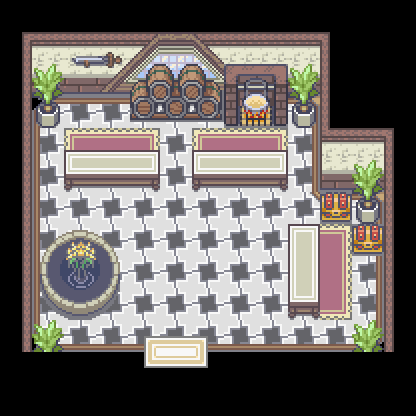

Tiled map render using the project's own tile images. Description and the whole map definition, tile-layer contents included, below:
An orthogonal 13x13 tile map with 32x32 px tiles, 3 tile layers (floor1, decoration1, decoration2), 2 hidden layers not drawn, 4 tilesets.

<map version="1.10" tiledversion="1.11.0" orientation="orthogonal" renderorder="right-down" width="13" height="13" tilewidth="32" tileheight="32" infinite="0" nextlayerid="10" nextobjectid="1">
 <tileset firstgid="1" source="../Tilesets/sandy_indoor.tsx" />
 <tileset firstgid="6849" source="../Tilesets/passages.tsx" />
 <tileset firstgid="6993" source="../Tilesets/systemtags.tsx" />
 <tileset firstgid="7122" source="../Tilesets/!TilesetInsideMain.tsx" />
 <layer id="1" name="floor1" width="13" height="13">
  <data encoding="csv">
521,521,521,521,521,521,521,521,521,521,521,521,521,
521,10428,10428,10428,10428,10428,10428,10428,10428,10428,521,521,521,
521,10436,10436,10436,10436,10436,10436,10436,10436,10436,521,521,521,
521,9381,9382,9382,9382,9382,9382,9382,9382,9393,521,521,521,
521,9389,9373,9373,9373,9373,9373,9373,9373,9391,9382,9383,521,
521,9389,9373,9373,9373,9373,9373,9373,9373,9391,9373,9391,521,
521,9389,9373,9373,9373,9373,9373,9373,9373,9384,9382,9393,521,
521,9389,9373,9373,9373,9373,9373,9373,9373,9373,9373,9391,521,
521,9389,9373,9373,9373,9373,9373,9373,9373,9373,9373,9391,521,
521,9389,9373,9373,9373,9373,9373,9373,9373,9373,9373,9391,521,
521,9397,9398,9398,9398,9398,9398,9398,9398,9398,9398,9399,521,
521,521,521,521,521,521,521,521,521,521,521,521,521,
521,521,521,521,521,521,521,521,521,521,521,521,521
</data>
 </layer>
 <layer id="4" name="decoration1" width="13" height="13">
  <data encoding="csv">
0,0,0,0,0,0,0,0,0,0,0,0,0,
10430,0,0,0,9147,9148,9149,0,0,0,10426,0,0,
10438,7374,0,9154,9155,9156,9157,9158,0,7374,10434,0,0,
10438,7382,0,0,0,0,0,0,0,7382,10434,0,0,
10438,0,7386,7387,7388,0,7386,7387,7388,0,10442,10428,10431,
10438,0,9231,9232,9233,0,9231,9232,9233,0,10450,10436,10434,
10438,0,0,0,0,0,0,0,0,0,10457,7382,10434,
10438,9791,9792,9793,0,0,0,0,0,9214,7388,0,10434,
10438,9799,9800,9801,0,0,0,0,0,9222,7396,0,10434,
10438,9807,9808,9809,0,0,0,0,0,9230,7404,0,10434,
10438,7374,0,0,622,623,624,0,0,0,0,7374,10434,
0,0,0,0,630,631,632,0,0,0,0,0,0,
0,0,0,0,0,0,0,0,0,0,0,0,0
</data>
 </layer>
 <group id="2" name="Layer1" />
 <layer id="5" name="decoration2" width="13" height="13">
  <data encoding="csv">
0,0,0,0,0,0,0,0,0,0,0,0,0,
0,0,10480,10481,0,0,0,0,0,0,0,0,0,
0,0,10488,10489,10191,10192,10193,10496,10497,0,0,0,0,
0,0,0,0,10199,10200,10201,10504,10505,0,0,0,0,
0,0,9239,9240,9241,0,9239,9240,9241,0,0,0,0,
0,0,0,0,0,0,0,0,0,0,0,7374,0,
0,0,0,0,0,0,0,0,0,0,0,0,0,
0,0,9742,0,0,0,0,0,0,0,0,10457,0,
0,0,9750,0,0,0,0,0,0,0,0,0,0,
0,0,0,0,0,0,0,0,0,0,0,0,0,
0,0,0,0,0,0,0,0,0,0,0,0,0,
0,0,0,0,0,0,0,0,0,0,0,0,0,
0,0,0,0,0,0,0,0,0,0,0,0,0
</data>
 </layer>
 <group id="9" name="Layer2" />
 <layer id="7" name="systemtags" width="13" height="13" visible="0">
  <data encoding="csv">
6993,6993,6993,6993,6993,6993,6993,6993,6993,6993,6993,6993,6993,
6993,6993,6993,6993,6993,6993,6993,6993,6993,6993,6993,6993,6993,
6993,6993,6993,6993,6993,6993,6993,6993,6993,6993,6993,6993,6993,
6993,6993,6993,6993,6993,6993,6993,6993,6993,6993,6993,6993,6993,
6993,6993,6993,6993,6993,6993,6993,6993,6993,6993,6993,6993,6993,
6993,6993,6993,6993,6993,6993,6993,6993,6993,6993,6993,6993,6993,
6993,6993,6993,6993,6993,6993,6993,6993,6993,6993,6993,6993,6993,
6993,6993,6993,6993,6993,6993,6993,6993,6993,6993,6993,6993,6993,
6993,6993,6993,6993,6993,6993,6993,6993,6993,6993,6993,6993,6993,
6993,6993,6993,6993,6993,6993,6993,6993,6993,6993,6993,6993,6993,
6993,6993,6993,6993,6993,6993,6993,6993,6993,6993,6993,6993,6993,
6993,6993,6993,6993,6993,6993,6993,6993,6993,6993,6993,6993,6993,
6993,6993,6993,6993,6993,6993,6993,6993,6993,6993,6993,6993,6993
</data>
 </layer>
 <layer id="6" name="passages" width="13" height="13" visible="0">
  <data encoding="csv">
0,0,0,0,0,0,0,0,0,0,0,0,0,
0,0,0,0,0,0,0,0,0,0,0,0,0,
0,0,6864,6864,0,0,0,0,0,0,0,0,0,
0,6864,0,0,6864,6864,6864,6864,6864,6864,0,0,0,
6864,0,0,0,0,0,0,0,0,0,6864,0,0,
6864,0,6864,6864,6864,0,6864,6864,6864,0,6864,0,0,
6864,0,0,0,0,0,0,0,0,0,6864,0,0,
0,6864,6864,6864,0,0,0,0,0,6864,0,6864,0,
0,0,0,6864,0,0,0,0,0,6864,0,0,6864,
0,0,6864,6864,0,0,0,0,0,6864,0,0,6864,
0,6864,0,0,0,0,0,0,0,0,0,6864,0,
0,0,6864,6864,6864,6864,6864,6864,6864,6864,6864,0,0,
0,0,0,0,0,0,0,0,0,0,0,0,0
</data>
 </layer>
 <group id="3" name="Infos" />
</map>
